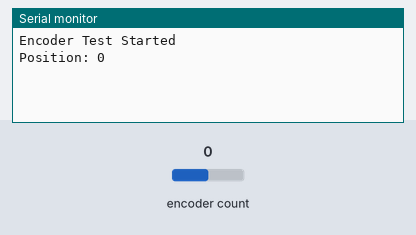
The sketch below on a simulated Arduino Uno, built with avr-gcc and run on an emulated ATmega328P. Shown: the last lines printed to the serial monitor. Inputs (shaded band) come from the test bench; at power-on: encoder count 0.

Above: at 1.2 s.
1.3 s: encoder count set to 1
At 2.1 s:
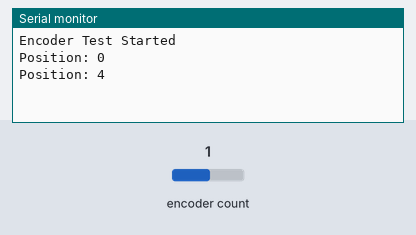
2.8 s: encoder count set to 2
At 3.2 s:
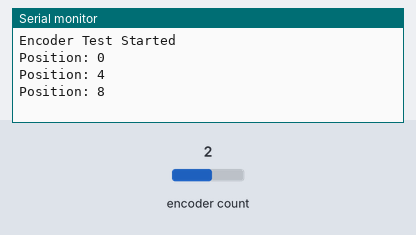

The sketch:

teensy_encoder.ino
```cpp
#include <Encoder.h>

// Define encoder pins
Encoder myEnc(7, 8);  // Channel A -> pin 7, Channel B -> pin 8

void setup() {
  Serial.begin(115200);
  Serial.println("Encoder Test Started");
}

void loop() {
  static long oldPosition = -999;
  long newPosition = myEnc.read();
  if (newPosition != oldPosition) {
    oldPosition = newPosition;
    Serial.print("Position: ");
    Serial.println(newPosition);
  }
}
```

Measured:
- after the input at 1.3 s, the serial monitor: prints a new line at once (image 1)
- after the input at 2.8 s, the serial monitor: prints a new line at once (image 2)
